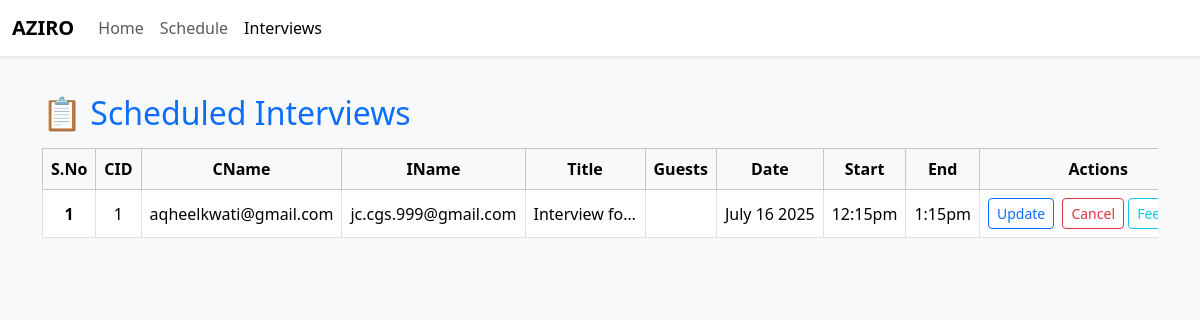
/interviews, run on the app's committed database.
### app.py (models this page shows)
class InterviewScheduler(db.Model):
    __tablename__ = 'interviews'
    cid: Mapped[int] = mapped_column(primary_key = True)
    title: Mapped[str] = mapped_column(nullable=False)
    candidate_email:Mapped[str] = mapped_column(nullable=False)
    interviewer_email:Mapped[str] = mapped_column(nullable=False)
    guests: Mapped[str] = mapped_column(nullable=False)
    interview_date: Mapped[str] = mapped_column(nullable=False)
    interview_start_time: Mapped[str] = mapped_column(nullable=False)
    interview_end_time: Mapped[str] = mapped_column(nullable=False)

### app.py (the view)
@app.route("/interviews", methods = ['GET', 'POST'])
def interviews():
    from Utilities.disable_action import should_disable_actions
    all_interviews = InterviewScheduler.query.all()
    for interview in all_interviews:
        interview.disable_actions = should_disable_actions(interview.interview_date, interview.interview_start_time)
    return render_template("interviews.html", all_interviews = all_interviews)

### Utilities/disable_action.py (called while the page is built)
def should_disable_actions(date_str, time_str):
    try:
        interview_time = get_date_time_obj(date_str, time_str)
        return datetime.now() >= interview_time - timedelta(minutes=10)
    except Exception as e:
        print("Parse error:", e)
        return False

### Utilities/get_date_time.py (called while the page is built)
def get_date_time_obj(date_str,time_str):
    datetime_str = f"{date_str} {time_str}"
    dt_obj = datetime.strptime(datetime_str, "%B %d %Y %I:%M%p")
    return dt_obj

### templates/interviews.html (shortened to what this page needs)
{% extends "base.html" %}
{% block body %}
<div class="container my-4">
  <h2 class="mb-3 text-primary">📋 Scheduled Interviews</h2>
  {% if all_interviews|length == 0 %}
    <div class="alert alert-warning" role="alert">
      No interviews scheduled. Add one now!
    </div>
  {% else %}
    <div class="table-responsive">
      <table class="table table-bordered table-hover align-middle text-center">
        <thead class="table-light">
          <tr>
            <th style="width: 5%;">S.No</th>
            <th style="width: 8%;">CID</th>
            <th style="width: 14%;">CName</th>
            <th style="width: 14%;">IName</th>
            <th style="width: 12%;">Title</th>
            <th style="width: 15%;">Guests</th>
            <th style="width: 8%;">Date</th>
            <th style="width: 7%;">Start</th>
            <th style="width: 7%;">End</th>
            <th style="width: 10%;">Actions</th>
          </tr>
        </thead>
        <tbody>
          {% for interview in all_interviews %}
            <tr>
              <th scope="row">{{ loop.index }}</th>
              <td>{{ interview.cid }}</td>
              <td class="text-nowrap">{{ interview.candidate_email }}</td>
              <td class="text-nowrap">{{ interview.interviewer_email }}</td>
              <td class="text-truncate" style="max-width: 120px;" title="{{ interview.title }}">
                {{ interview.title }}
              </td>
              <td class="text-truncate" style="max-width: 150px;" title="{{ interview.guests }}">
              </td>
              <td class="text-nowrap">{{ interview.interview_date }}</td>
              <td class="text-nowrap">{{ interview.interview_start_time }}</td>
              <td class="text-nowrap">{{ interview.interview_end_time }}</td>
              <td class="text-nowrap">
                <a href="/update/{{ interview.cid }}" class="btn btn-sm btn-outline-primary me-1 {% if interview.disable_actions %}disabled{% endif %}">
                  Update
                </a>
                <a href="/cancel/{{ interview.cid }}" class="btn btn-sm btn-outline-danger {% if interview.disable_actions %}disabled{% endif %}">
                  Cancel
                </a>
                <a href="/feedback/{{ interview.cid }}" class="btn btn-sm btn-outline-info">Feedback</a>
              </td>
            </tr>
          {% endfor %}
        </tbody>
      </table>
    </div>
  {% endif %}
</div>
{% endblock body %}

### templates/base.html (style rules this page uses)
body { padding-top: 70px; min-height: 100vh; background-color: #f8f9fa; }

### data on the page
InterviewScheduler: cid "1", candidate_email "aqheelkwati@gmail.com", interviewer_email "jc.cgs.999@gmail.com", title "Interview fo…", interview_date "July 16 2025", interview_start_time "12:15pm", interview_end_time "1:15pm"
